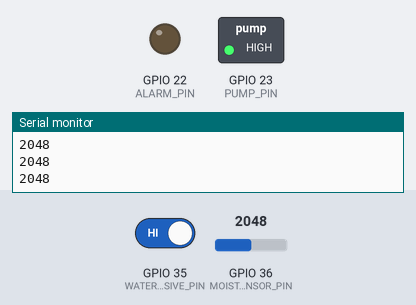
The program below on a simulated ESP32. On the bench: switched loads named in the program (green lamp = pin HIGH), output pins drawn as LEDs (lit = HIGH), the last lines printed to the serial monitor. The test bench sets the inputs (shaded band); at power-on: GPIO 35 (WATER_SENSOR_PASSIVE_PIN) HIGH, GPIO 36 (MOISTURE_SENSOR_PIN) = 2048. Pins used as bus, display or sensor lines are not drawn.

Above: at 1.4 s.
1.5 s: GPIO 35 (WATER_SENSOR_PASSIVE_PIN) driven LOW
At 10.21 s:
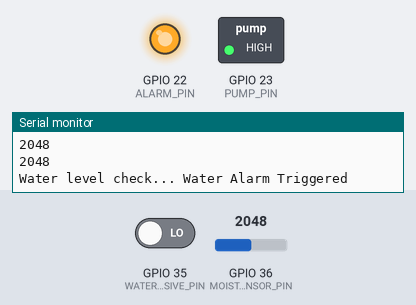
11.7 s: GPIO 36 (MOISTURE_SENSOR_PIN) set to 1929
At 13.2 s:
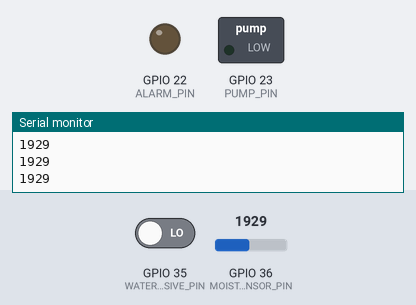
21.9 s: GPIO 36 (MOISTURE_SENSOR_PIN) set to 2040
At 22.9 s:
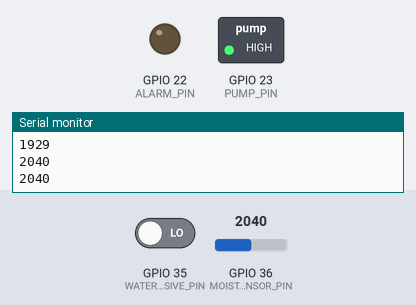
32.0 s: GPIO 36 (MOISTURE_SENSOR_PIN) set to 1960
At 40.17 s:
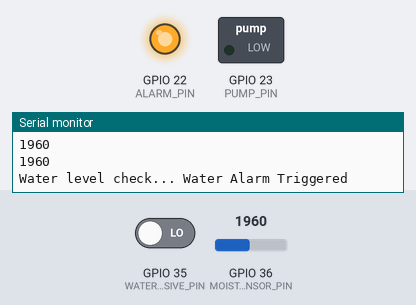
Timing chart, 0 to 41.7 s (numbered marks = the images above; inputs shaded):
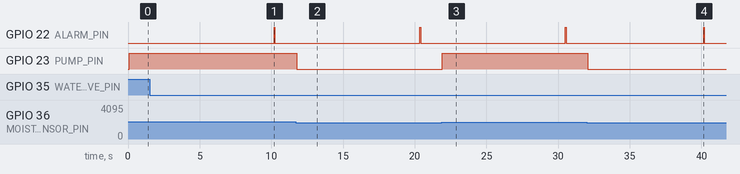

Measured:
- the behaviour switches between 2001 and 2000 on GPIO 36 (MOISTURE_SENSOR_PIN) (found by bisection; images 1 and 2)
- after the input at 1.5 s, GPIO 22 (ALARM_PIN): LOW → HIGH after 8.7 s, → LOW 0.05 s later
- after the input at 11.7 s, GPIO 23 (PUMP_PIN): HIGH → LOW after 0.05 s
- after the input at 21.9 s, GPIO 23 (PUMP_PIN): LOW → HIGH at once
- after the input at 32.0 s, GPIO 23 (PUMP_PIN): HIGH → LOW after 0.06 s

The program:

main.cpp
```cpp
#include "system_definitions.h"
#include "water_sensor.h"

int moisture_value = 0;
volatile bool waterSensorCheckFlag;

void setup() {
  Serial.begin(115200);
  pinMode(PUMP_PIN, OUTPUT);

  water_sensor_init();
}

void loop() {
  if (waterSensorCheckFlag) {water_sensor_check(); }
  moisture_value = analogRead(MOISTURE_SENSOR_PIN);
  Serial.println(moisture_value);

  if(moisture_value > 2000){
    digitalWrite(PUMP_PIN, HIGH); }
  else {digitalWrite(PUMP_PIN, LOW); }


  delay(500);
}
```

system_definitions.h
```cpp
#include <Arduino.h>

#define WATER_SENSOR_ACTIVE_PIN 32
#define WATER_SENSOR_PASSIVE_PIN 35
#define ALARM_PIN 22

#define MOISTURE_SENSOR_PIN 36
#define PUMP_PIN 23
```

water_sensor.h
```cpp
#include "system_definitions.h"

void water_sensor_init();
void water_sensor_check();
```

water_sensor.cpp
```cpp
 #include "water_sensor.h"

hw_timer_t *Timer0_Cfg = NULL;
extern volatile bool waterSensorCheckFlag;

void IRAM_ATTR Timer0_ISR() {
    waterSensorCheckFlag = 1;
}

void water_sensor_init() {
    waterSensorCheckFlag = 1;

    pinMode(WATER_SENSOR_ACTIVE_PIN, OUTPUT);
    pinMode(WATER_SENSOR_PASSIVE_PIN, INPUT);
    pinMode(ALARM_PIN, OUTPUT);

    Timer0_Cfg = timerBegin(0, 48000, true); // Prescaler of 48000 with 80 Mhz clock gives us 0.0006 s per clock tick
    timerAttachInterrupt(Timer0_Cfg, &Timer0_ISR, true);
    timerAlarmWrite(Timer0_Cfg, 1000000/(10*6), true); // 1 000 000 clock tick when each clock tick is 0.0006s means we get an interrupt every 10 minutes
    timerAlarmEnable(Timer0_Cfg);
}


void water_sensor_check() {
    Serial.print("Water level check... ");
    bool alarmFlag = 0;
    digitalWrite(WATER_SENSOR_ACTIVE_PIN, HIGH);
    delay(50);
    alarmFlag = !digitalRead(WATER_SENSOR_PASSIVE_PIN);
    delay(50);
    digitalWrite(WATER_SENSOR_ACTIVE_PIN, LOW);

    if (alarmFlag) {
        Serial.println("Water Alarm Triggered");
        digitalWrite(ALARM_PIN, HIGH);
        delay(50);
        digitalWrite(ALARM_PIN, LOW);
    } else {Serial.println("OK");}

    waterSensorCheckFlag = 0;
}
```
